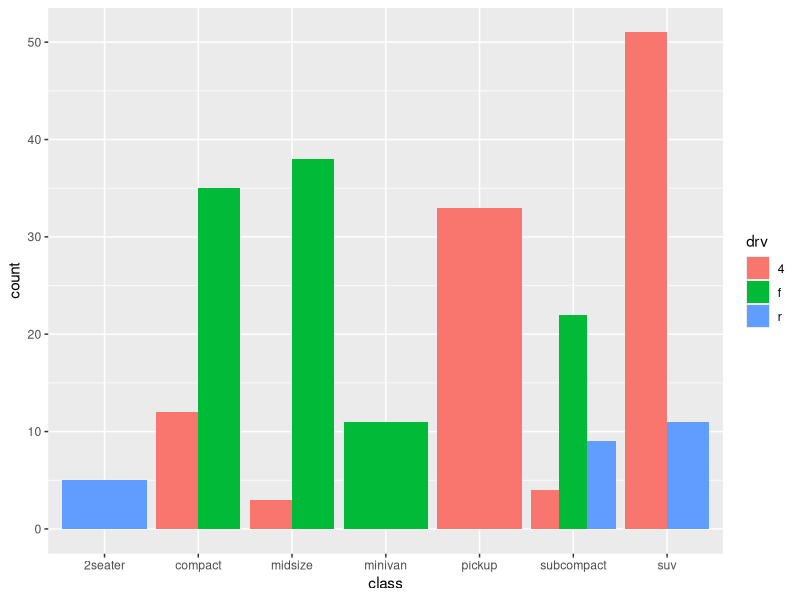

Source code (R):
library(ggplot2)
mtcars
df <- mpg
head(df)
###############################################################################

pl <- ggplot(df, aes(x = class))
print(pl + geom_bar(aes(fill = drv), position = 'dodge'))

#print(pl + geom_bar(aes(fill = drv), position = 'fill')) # Enseña la grafica en porcentajes 
